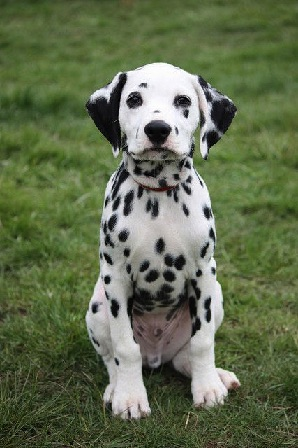
#> input picture Processing/KMeans/images/dog.jpg, 298 x 448 px, found by its file name
$ python segmenting.py   (older library calls are emulated)
#> lines starting #> are read from the running program, lines starting #| are printed output that depends on the picture
import numpy as np
import cv2
import matplotlib.pyplot as plt
from sklearn.cluster import KMeans
from Processing import KMeans as mLM

np.random.seed(42)


def segmentImg():
    img = cv2.imread('images\dog.jpg',0)
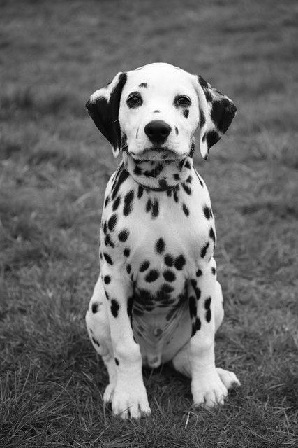
#> img: shape (448, 298); min 0, max 255, mean 102.3
    i2 = cv2.imread('images\dog.jpg')
#> i2 is the input picture: shape (448, 298, 3); mean B, G, R 78.4, 109.3, 97.7
    i3 = i2.reshape((i2.shape[0]*i2.shape[1],3))
#> (the run stopped early here; a loop or call above may not have finished)

$ run again, with Processing/KMeans/images/bg3.jpg copied over Processing/KMeans/images/dog.jpg
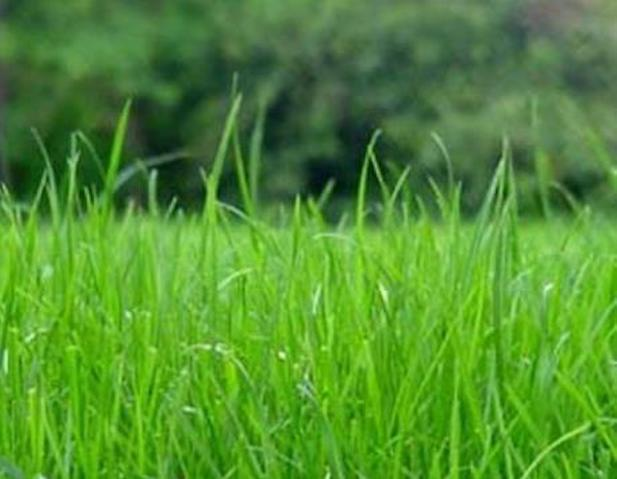
#> input picture Processing/KMeans/images/bg3.jpg, 617 x 479 px, found by its file name
#> in segmentImg, `img = cv2.imread('images\dog.jpg',0)`:
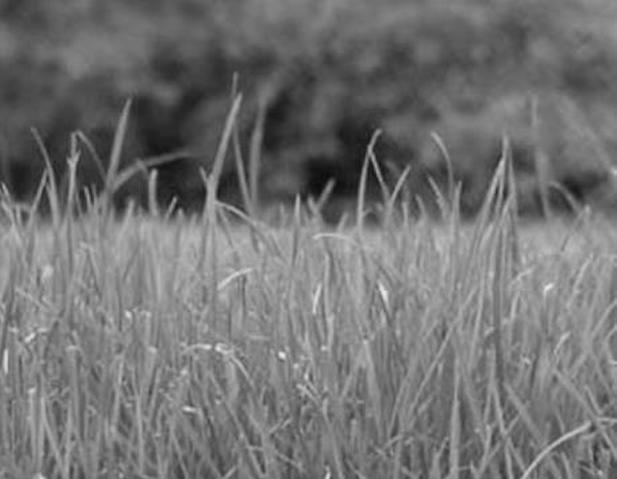
#> img: shape (479, 617); min 10, max 233, mean 114.4
#> in segmentImg, i2 is the input picture: shape (479, 617, 3); mean B, G, R 49.2, 143.8, 81.6

$ run again, with Processing/KMeans/images/cheetah.jpg copied over Processing/KMeans/images/dog.jpg
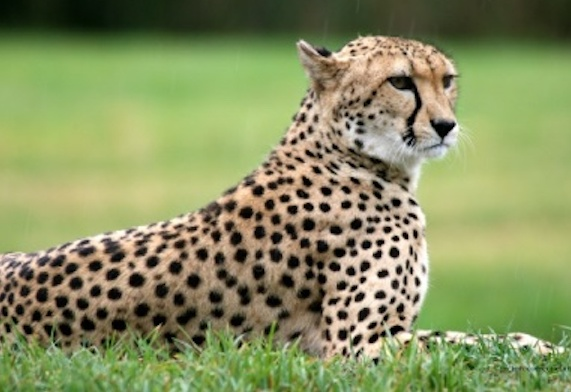
#> input picture Processing/KMeans/images/cheetah.jpg, 571 x 392 px, found by its file name
#> in segmentImg, `img = cv2.imread('images\dog.jpg',0)`:
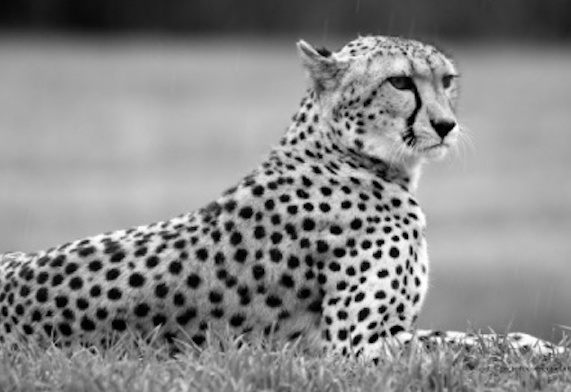
#> img: shape (392, 571); min 0, max 255, mean 136.5
#> in segmentImg, i2 is the input picture: shape (392, 571, 3); mean B, G, R 96.6, 144.7, 135.7
